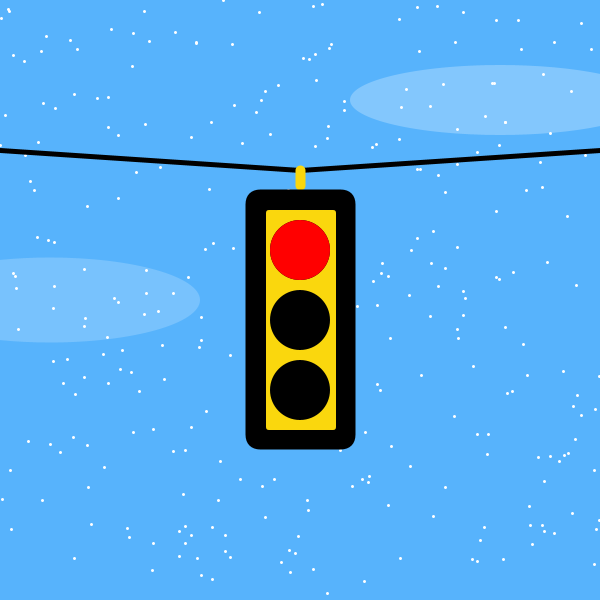
Frame 1 (no input)
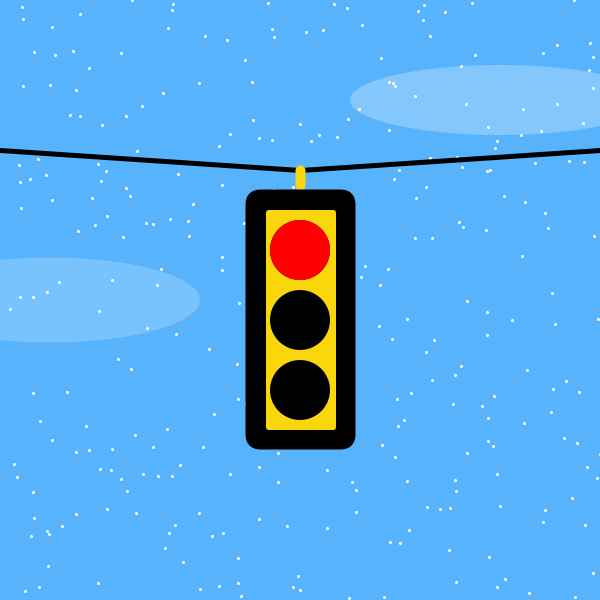
Frame 60 (the mouse pressed at the canvas centre just before this capture)
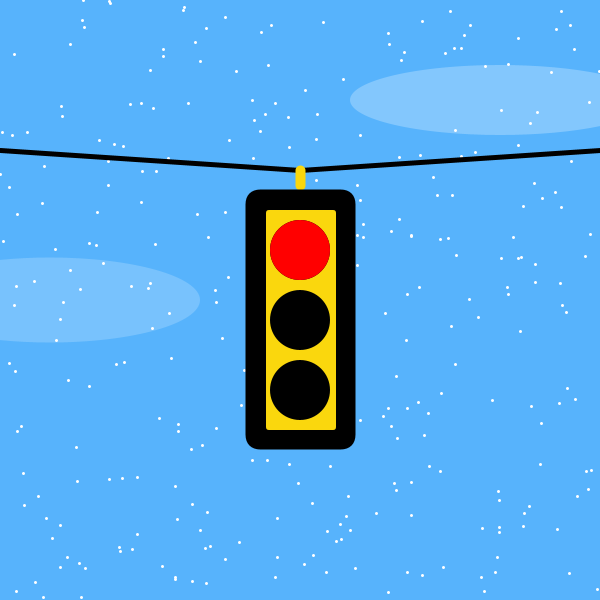
Frame 120 (the mouse held since frame 60 and released just before this capture)

The Processing sketch that drew these frames (run headless with seeded random() and noise(); from frame 60 on, the mouse is pressed at the canvas centre):

// Processing sketch: processing_124274
// ── processing_124274.pde

void setup()
{
 background(87,179,252);
 size(600,600);
 smooth();
}

void draw()

{
   background(87,179,252);

   frameRate(5);

  stroke(255, 255, 255);
  strokeWeight(3);
 
  for (int i = 0; i < 20; i = i+1)
  {
    for (int j=0; j<20; j=j+1)
    {
      point(random(i*40, (i+1)*40), random(height));
    }
  }

  println(mouseX +" "+mouseY);
  noStroke();
  fill(255,255,255,67);
   ellipse(500,100,300,70);
   
   fill(255,255,255,50);
   ellipse(50,300,300,85);

    strokeWeight(5);

  stroke(0,0,0);
  line(300,170,0,150);
  
  stroke(0,0,0);
  line(300,170,600,150);
  
  stroke(250,215,13);
  strokeWeight(10);
  line(300,170,300,185);
  
  stroke(0,0,0);
  fill(0,0,0);
  rect(250,194,100,250,10); 
  
  noStroke();
  fill(250,215,13);
    rect(266,210,70,220,3);
    
    strokeWeight(2);
    fill(0,0,0);
    ellipse(300,250,60,60);
        ellipse(300,320,60,60);
            ellipse(300,390,60,60);

if(key=='r');
{
  fill(255,0,0);
   ellipse(300,250,60,60);

}
         



}
